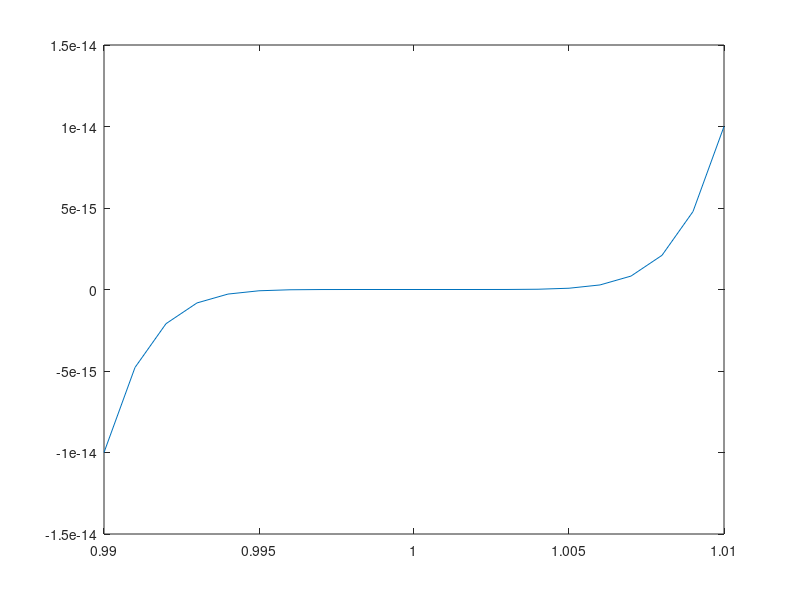
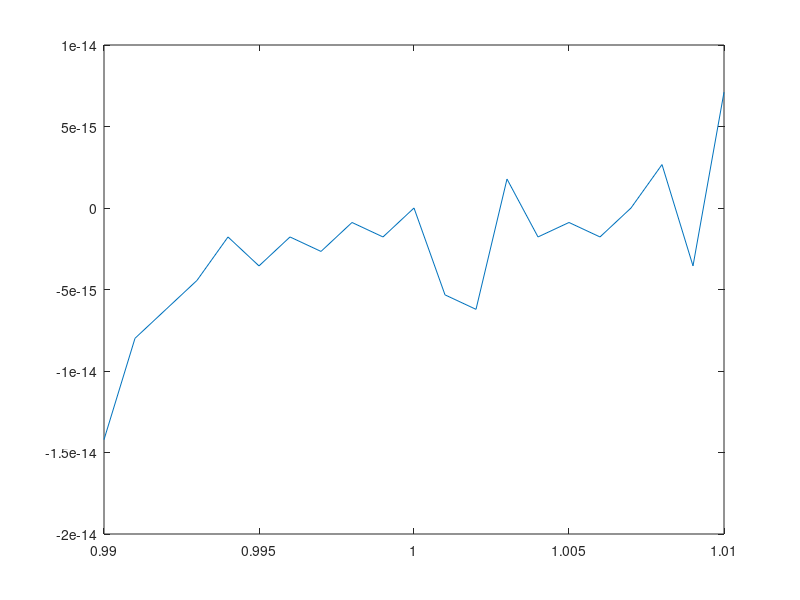

Here is the MATLAB script that generated these plots, in order:
x = 0.99:0.001:1.01;

p = (x-1).^7;
%Nullstelle ist x=1

p_2 = x.^7 - 7*x.^6 + 21*x.^5 - 35*x.^4 + 35*x.^3 - 21*x.^2 + 7*x - 1;
coe = [1,-7,21,-35,35,-21,7,-1];

roots(coe)
%einzig Reelle Nullstelle ist 0,9922.

figure(1)
plot(x,p)
figure(2)
plot(x,p_2)

%Plots sehen anders aus, da wir sehr große Zahlen addieren mit sehr
%kleinen, welche dann untergehen.